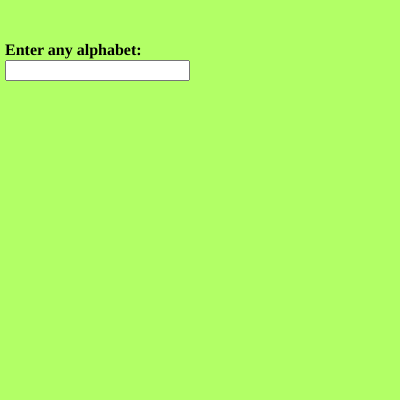
Frame 1 (no input)
Frame 60 (no input): identical to frame 1, image omitted
Frame 120 (the mouse pressed at the canvas centre since frame 60): identical to frame 1, image omitted

The p5.js sketch that drew this single still picture (run headless with seeded random() and noise() and a simulated clock; from frame 60 on, the mouse is pressed at the canvas centre):

// p5.js sketch
// ── sketch.js
var input,heading;


function setup() 
{
  createCanvas(400, 400);
  background(178,255,102);

  input = createInput(); 
  input.position(5, 60);
 
  heading = createElement('h4', 'Enter any alphabet:'); 
  heading.position(5, 20);

  textAlign(CENTER); 
  textSize(50)
}

function draw() {
  var value = input.value()
  switch (value) {
    case 'a':
      console.log("a");
      break;
       
      case 'e':
        console.log("e");
        break

        case 'i':
      console.log("i");
      break

      case 'o':
      console.log("o");
      break

      case 'u':
        console.log("u");
        break
default:
  console.log("Please enter any character")
}
}
